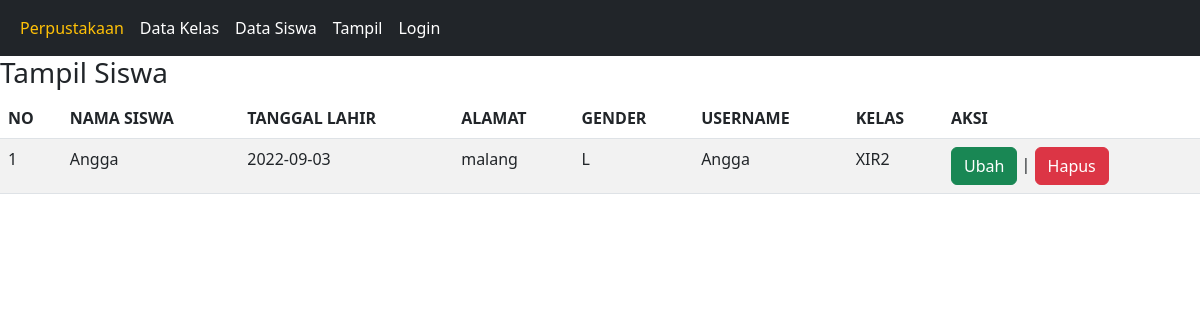
The app's page /tampil_siswa.php with its own data.
### tables this page shows
CREATE TABLE `siswa` (
  `id_siswa` int(11) NOT NULL,
  `nama_siswa` varchar(100) NOT NULL,
  `tanggal_lahir` date NOT NULL,
  `gender` enum('L','P') NOT NULL,
  `alamat` text NOT NULL,
  `username` varchar(255) NOT NULL,
  `password` varchar(255) NOT NULL,
  `id_kelas` int(11) NOT NULL
);

CREATE TABLE `kelas` (
  `id_kelas` int(11) NOT NULL,
  `nama_kelas` varchar(20) NOT NULL,
  `kelompok` varchar(20) NOT NULL,
  `angkatan` int(100) NOT NULL
);

### tampil_siswa.php (the view, shortened to what this page needs)
<?php include "navbar.php"; ?>
<h3>Tampil Siswa</h3>
<table class="table table-hover table-striped">
<thead>
<tr>
<th>NO</th>
<th>NAMA SISWA</th>
<th>TANGGAL LAHIR</th>
<th>ALAMAT</th>
<th>GENDER</th>
<th>USERNAME</th>
<th>KELAS</th>
<th>AKSI</th>
</tr>
</thead>
<tbody>
<?php
include "koneksi.php";
$qry_siswa=mysqli_query($conn,"select * from siswa join kelas on kelas.id_kelas=siswa.id_kelas");
$no=0;
while($data_siswa=mysqli_fetch_array($qry_siswa)){
$no++;?>
<tr>
<td><?=$no?></td>
<td><?=$data_siswa['nama_siswa'] ?></td>
<td><?=$data_siswa['tanggal_lahir']?></td>
<td><?=$data_siswa['alamat']?></td>
<td><?=$data_siswa['gender']?></td>
<td><?=$data_siswa['username']?></td>
<td><?=$data_siswa['nama_kelas']?></td>
<td>
<a href="ubah_siswa.php?id_siswa=<?=$data_siswa['id_siswa']?>" class="btn btn-success">Ubah</a> |
<a href="hapus.php?id_siswa=<?=$data_siswa['id_siswa']?>" onclick="return confirm('Apakah anda yakin menghapus data ini?')" class="btn btn-danger">Hapus</a>
</td>
</tr>
<?php
}
?>
</tbody>
</table>
</body>
</html>

### records on screen
siswa: nama_siswa "Angga", tanggal_lahir "2022-09-03", alamat "malang", gender "L", username "Angga", id_kelas.nama_kelas "XIR2"
